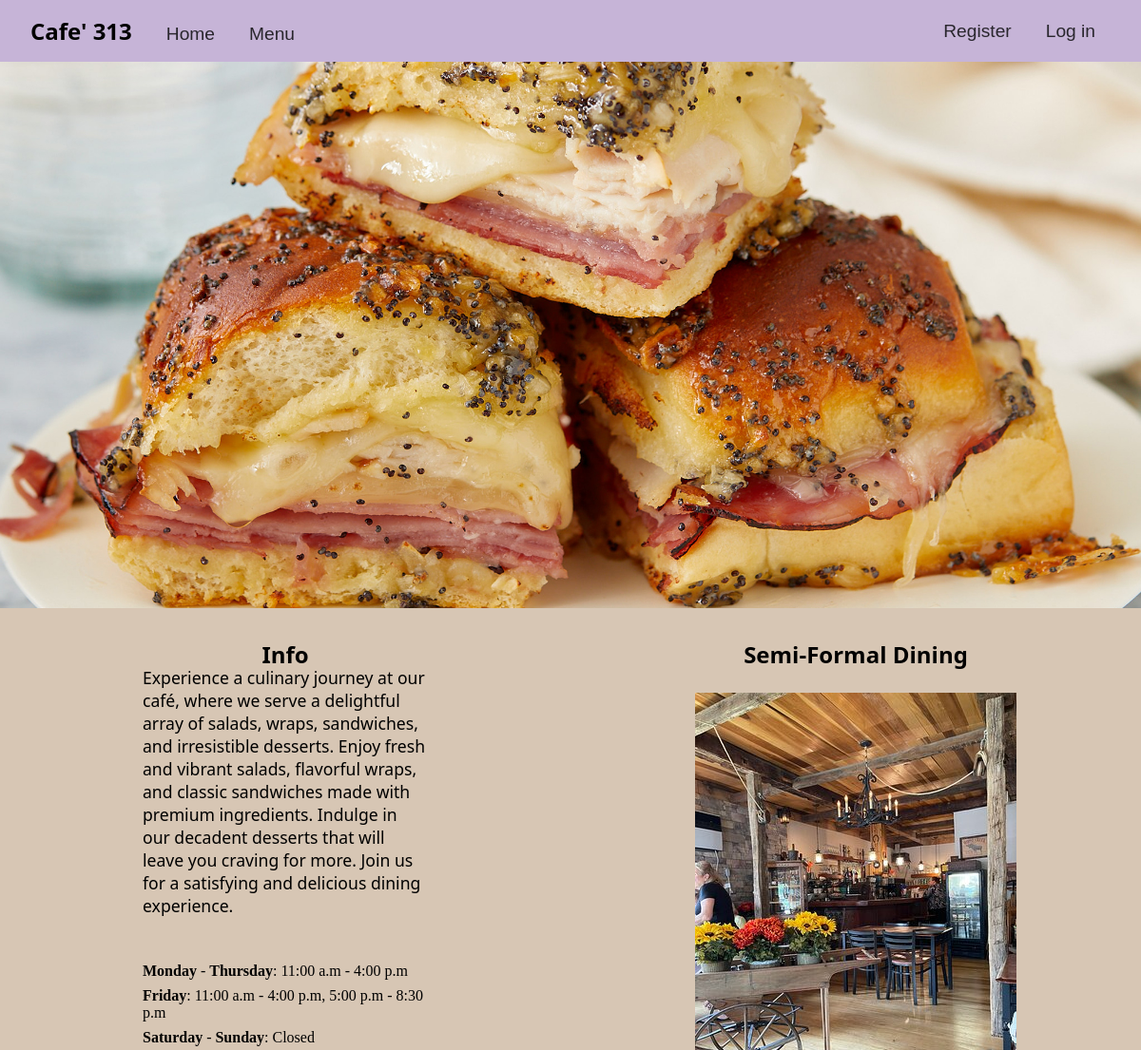
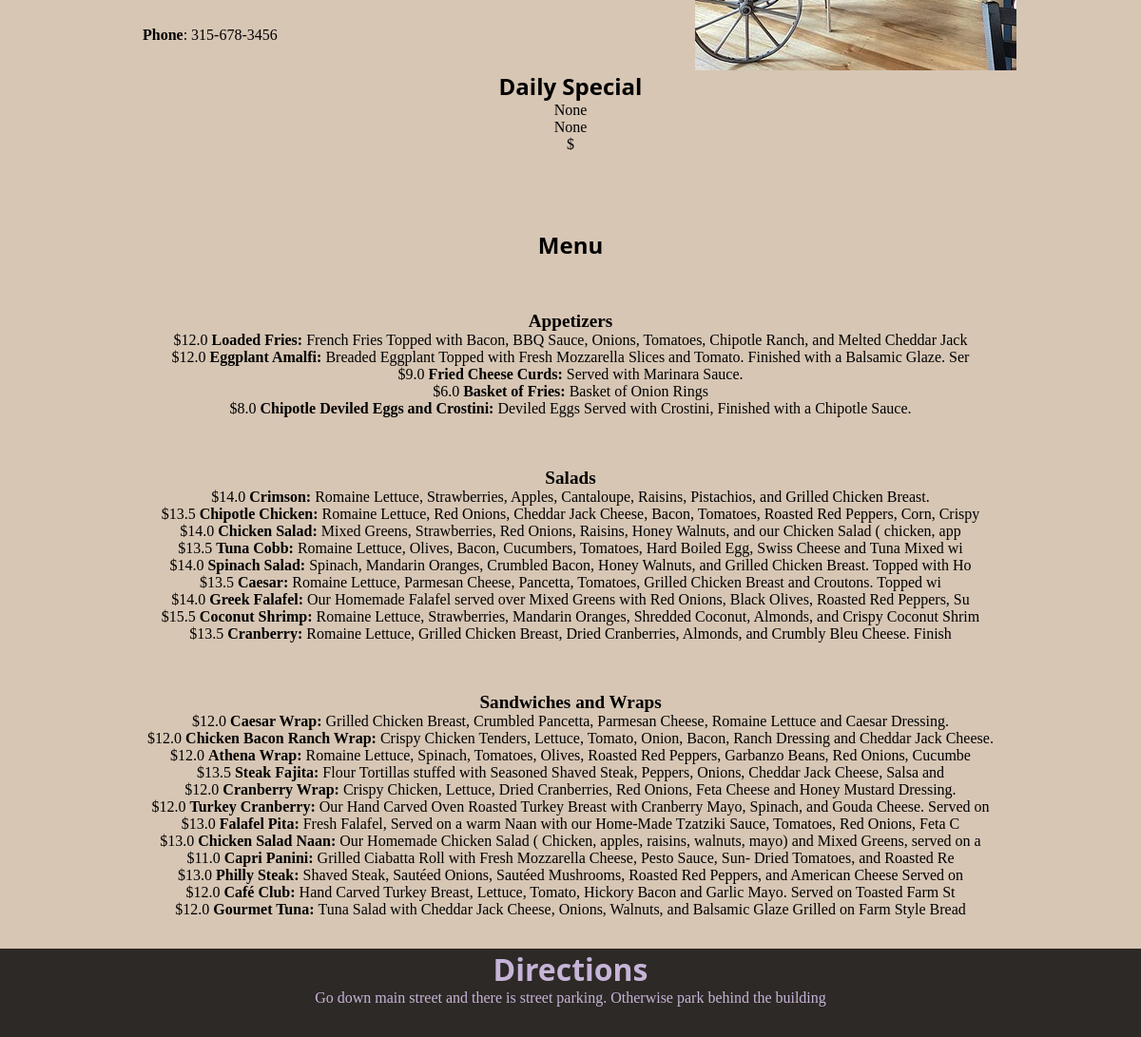
The page / on the database its author committed (2 pictures, top to bottom).
### cafe/models.py (models this page shows, shortened)
class MenuItem(models.Model):
    name = models.CharField(max_length=100)
    price = models.FloatField()
    category = models.CharField(max_length=100)
    description = models.TextField(max_length=100)

### cafe/views.py (the view)
# urls.py: path('', views.HomePage, name='home'),
def HomePage(request):
    today = date.today()
    specials = DailySpecial.objects.all()
    items = MenuItem.objects.all()
    context = {}
    for special in specials:
        if (special.date.date() == today):
            context = {'special': special, 'date': today, 'items': items}
    if (len(context) == 0):
        context = {'special': 'None', 'date': 'None', 'items': items}
    return render(request, './index.html', context)

### templates/index.html (shortened to what this page needs)
{% extends 'base.html' %}
{% load static %}
{% block content %}
<link rel="stylesheet" href="{% static '/css/index.css' %}">
<div class="images">
    <figure class="left-image">
        <img src="{% static 'images/baked-hawaiian-sandwiches-2000x1500.jpg' %}"
        alt="Mediterranean Salad" >
    </figure>
</div>
<article class="general-info">
    <h1 class="hours">Info</h1>
    <h1 class="interior-caption">Semi-Formal Dining</h1>
    <div class="hours-container">
        <ul class="hours-list">
            <li class="desc"><p>
                Experience a culinary journey at our café,
                where we serve a delightful array of salads, wraps, sandwiches, and irresistible desserts. Enjoy fresh and vibrant salads,
                flavorful wraps, and classic sandwiches made with premium ingredients. Indulge
                in our decadent desserts that will leave you craving for more. Join us for a
                satisfying and delicious dining experience.
            </p></li>
            <li class="hours-item"><b>Monday</b> - <b>Thursday</b>: 11:00 a.m - 4:00 p.m</li>
            <li class="hours-item"><b>Friday</b>: 11:00 a.m - 4:00 p.m, 5:00 p.m - 8:30 p.m</li>
            <li class="hours-item"><b>Saturday</b> - <b>Sunday</b>: Closed</li>
            <li class="phone"><strong>Phone</strong>: 315-678-3456</li>
        </ul>
    </div>
    <figure class="interior">
        <img src="{% static 'images/cafe119.jpg' %}" alt="interior">
    </figure>
</article>
<article class="special">
    <h1 class="special-header">Daily Special</h1>
        <p class="special-date">{{ date }}</p>
        <p class="special-name">{{ special }}</p>
        <p class="special-price">${{ special.price }}</p>
</article>
<article class="menu">
    <h1>Menu</h1>
    <div class="appetizer">
        <h2>Appetizers</h2>
        <ul class="appetizers-list">
            {% for item in items %}
                {% if item.category == 'Appetizer' %}
            <li class="appetizer">
                <p class="price">${{ item.price }}</p>
                <p><strong>{{ item.name }}:</strong></p>
                <p>{{ item.description }}</p>
            </li>
                {% endif %}
            {% endfor %}
    </ul>
    </div>
    <div class="salads">
        <h2>Salads</h2>
        <ul class="salads-list">
            {% for item in items %}
                {% if item.category == 'Salad' %}
                    <li class="salad">
                        <p class="price">${{ item.price }}</p>
                        <p><strong>{{ item.name }}:</strong></p>
                        <p>{{ item.description }}</p>
                    </li>
                    {% endif %}
                {% endfor %}
        </ul>
    </div>
    <div class="sandwiches">
        <h2>Sandwiches and Wraps</h2>
        <ul class="sandwiches-list">
            {% for item in items %}
                {% if item.category == 'Sandwich' %}
                    <li class="sandwich">
                        <p class="price">${{ item.price }}</p>
                        <p><strong>{{ item.name }}:</strong></p>
                        <p>{{ item.description }}</p>
                    </li>
                    {% endif %}
                {% endfor %}
        </ul>
    </div>
</article>
{% endblock %}

### templates/base.html (shortened to what this page needs)
<!DOCTYPE html>
<html lang="en">
<head>
    {% load static %}
    <link rel="stylesheet" href="{% static '/css/base.css' %}">
</head>
<body>
    <header>
        <nav>
            <ul class="left-nav-list">
                <h1 class="logo">Cafe' 313</h1>
                <li class="nav-item"><a href="{% url 'home' %}">Home</a></li>
                <li class="nav-item"><a href="{% url 'register' %}">Menu</a></li>
            </ul>
            <ul class="right-nav-list">
                {% if user.is_authenticated %}
                    <li class="nav-item"><a href="{% url 'logout' %}">Log Out</a></li>
                {% else %}
                    <li class="nav-item"><a href="{% url 'register' %}">Register</a></li>
                    <li class="nav-item"><a href="{% url 'login' %}">Log in</a></li>
                {% endif %}
            </ul>
        </nav>
    </header>
    {% block content %}
    {% endblock content %}
    <footer>
        <h1>Directions</h1>
        <p>Go down main street and there is street parking.
            Otherwise park behind the building</p>
    </footer>
</body>
</html>

### static/css/base.css (style rules this page uses)
* { padding: 0; margin: 0; box-sizing: border-box; }
header { display: flex; background-color: #c6b4d7; width: 100%; position: fixed; }
body { background-color: #d7c6b4; }
nav { width: 100%; display: flex; justify-content: space-around; align-items: center; }
.left-nav-list { margin-right: auto; padding: 1rem 2rem; }
.right-nav-list { padding: 1rem 2rem; }
.nav-item { display: inline-block; padding-inline: 1rem 1rem; }
.nav-item a { text-decoration: none; color: #29262d; transition: color .3s ease; font-size: 1.2rem; font-family: 'Trebuchet MS', 'Lucida Sans Unicode', 'Lucida Grande', 'Lucida Sans', Arial, sans-serif; }
.logo { display: inline-block; padding-right: 1rem; }
footer { margin-top: 2rem; background-color: #2d2926; color: #c6b4d7; text-align: center; }
footer p { padding-bottom: 2rem; }

### static/css/index.css (style rules this page uses)
.images { background-color: white; width: 100%; height: 80vh; }
.left-image { width: 100%; height: 100%; }
.left-image img { width: 100%; height: 100%; object-fit: cover; }
h1 { text-align: center; font-family: 'Segoe UI', Tahoma, Geneva, Verdana, sans-serif; }
.general-info { padding-top: 2rem; display: grid; grid-template-columns: 25% 25%; align-items: center; justify-content: space-around; }
.desc { font-family: 'Segoe UI', Tahoma, Geneva, Verdana, sans-serif; list-style-type: none; margin-bottom: 3rem; font-size: 1.1rem; }
.interior { display: flex; justify-content: center; margin-top: 1.5rem; text-align: center; }
.hours-container { display: flex; justify-content: center; margin-top: -2rem; }
.hours-item { list-style-type: none; padding-bottom: .5rem; }
.phone { padding-top: 1.5rem; list-style-type: none; }
.special-header { font-size: 1.5rem; }
.special p { text-align: center; }
.menu { margin-top: 5rem; display: grid; }
h2 { margin-top: 3.3rem; font-size: 1.2rem; text-align: center; }
.appetizer { text-align: center; }
.salads { text-align: center; }
.sandwiches { text-align: center; }
.menu p { display: inline; }

### rows shown on the page
MenuItem: price "12.0", name "Loaded Fries", description "French Fries Topped with Bacon, BBQ Sauce, Onions, Tomatoes, Chipotle Ranch, and Melted Cheddar Jack"
MenuItem: price "12.0", name "Eggplant Amalfi", description "Breaded Eggplant Topped with Fresh Mozzarella Slices and Tomato. Finished with a Balsamic Glaze. Ser"
MenuItem: price "9.0", name "Fried Cheese Curds", description "Served with Marinara Sauce."
MenuItem: price "6.0", name "Basket of Fries", description "Basket of Onion Rings"
MenuItem: price "8.0", name "Chipotle Deviled Eggs and Crostini", description "Deviled Eggs Served with Crostini, Finished with a Chipotle Sauce."
MenuItem: price "14.0", name "Crimson", description "Romaine Lettuce, Strawberries, Apples, Cantaloupe, Raisins, Pistachios, and Grilled Chicken Breast."
MenuItem: price "13.5", name "Chipotle Chicken", description "Romaine Lettuce, Red Onions, Cheddar Jack Cheese, Bacon, Tomatoes, Roasted Red Peppers, Corn, Crispy"
MenuItem: price "14.0", name "Chicken Salad", description "Mixed Greens, Strawberries, Red Onions, Raisins, Honey Walnuts, and our Chicken Salad ( chicken, app"
MenuItem: price "13.5", name "Tuna Cobb", description "Romaine Lettuce, Olives, Bacon, Cucumbers, Tomatoes, Hard Boiled Egg, Swiss Cheese and Tuna Mixed wi"
MenuItem: price "14.0", name "Spinach Salad", description "Spinach, Mandarin Oranges, Crumbled Bacon, Honey Walnuts, and Grilled Chicken Breast. Topped with Ho"
MenuItem: price "13.5", name "Caesar", description "Romaine Lettuce, Parmesan Cheese, Pancetta, Tomatoes, Grilled Chicken Breast and Croutons. Topped wi"
MenuItem: price "14.0", name "Greek Falafel", description "Our Homemade Falafel served over Mixed Greens with Red Onions, Black Olives, Roasted Red Peppers, Su"
MenuItem: price "15.5", name "Coconut Shrimp", description "Romaine Lettuce, Strawberries, Mandarin Oranges, Shredded Coconut, Almonds, and Crispy Coconut Shrim"
MenuItem: price "13.5", name "Cranberry", description "Romaine Lettuce, Grilled Chicken Breast, Dried Cranberries, Almonds, and Crumbly Bleu Cheese. Finish"
MenuItem: price "12.0", name "Caesar Wrap", description "Grilled Chicken Breast, Crumbled Pancetta, Parmesan Cheese, Romaine Lettuce and Caesar Dressing."
MenuItem: price "12.0", name "Chicken Bacon Ranch Wrap", description "Crispy Chicken Tenders, Lettuce, Tomato, Onion, Bacon, Ranch Dressing and Cheddar Jack Cheese."
MenuItem: price "12.0", name "Athena Wrap", description "Romaine Lettuce, Spinach, Tomatoes, Olives, Roasted Red Peppers, Garbanzo Beans, Red Onions, Cucumbe"
MenuItem: price "13.5", name "Steak Fajita", description "Flour Tortillas stuffed with Seasoned Shaved Steak, Peppers, Onions, Cheddar Jack Cheese, Salsa and"
MenuItem: price "12.0", name "Cranberry Wrap", description "Crispy Chicken, Lettuce, Dried Cranberries, Red Onions, Feta Cheese and Honey Mustard Dressing."
MenuItem: price "12.0", name "Turkey Cranberry", description "Our Hand Carved Oven Roasted Turkey Breast with Cranberry Mayo, Spinach, and Gouda Cheese. Served on"
MenuItem: price "13.0", name "Falafel Pita", description "Fresh Falafel, Served on a warm Naan with our Home-Made Tzatziki Sauce, Tomatoes, Red Onions, Feta C"
MenuItem: price "13.0", name "Chicken Salad Naan", description "Our Homemade Chicken Salad ( Chicken, apples, raisins, walnuts, mayo) and Mixed Greens, served on a"
MenuItem: price "11.0", name "Capri Panini", description "Grilled Ciabatta Roll with Fresh Mozzarella Cheese, Pesto Sauce, Sun- Dried Tomatoes, and Roasted Re"
MenuItem: price "13.0", name "Philly Steak", description "Shaved Steak, Sautéed Onions, Sautéed Mushrooms, Roasted Red Peppers, and American Cheese Served on"
MenuItem: price "12.0", name "Café Club", description "Hand Carved Turkey Breast, Lettuce, Tomato, Hickory Bacon and Garlic Mayo. Served on Toasted Farm St"
MenuItem: price "12.0", name "Gourmet Tuna", description "Tuna Salad with Cheddar Jack Cheese, Onions, Walnuts, and Balsamic Glaze Grilled on Farm Style Bread"

### other values the page prints
{{ date }} "None"
{{ special }} "None"
